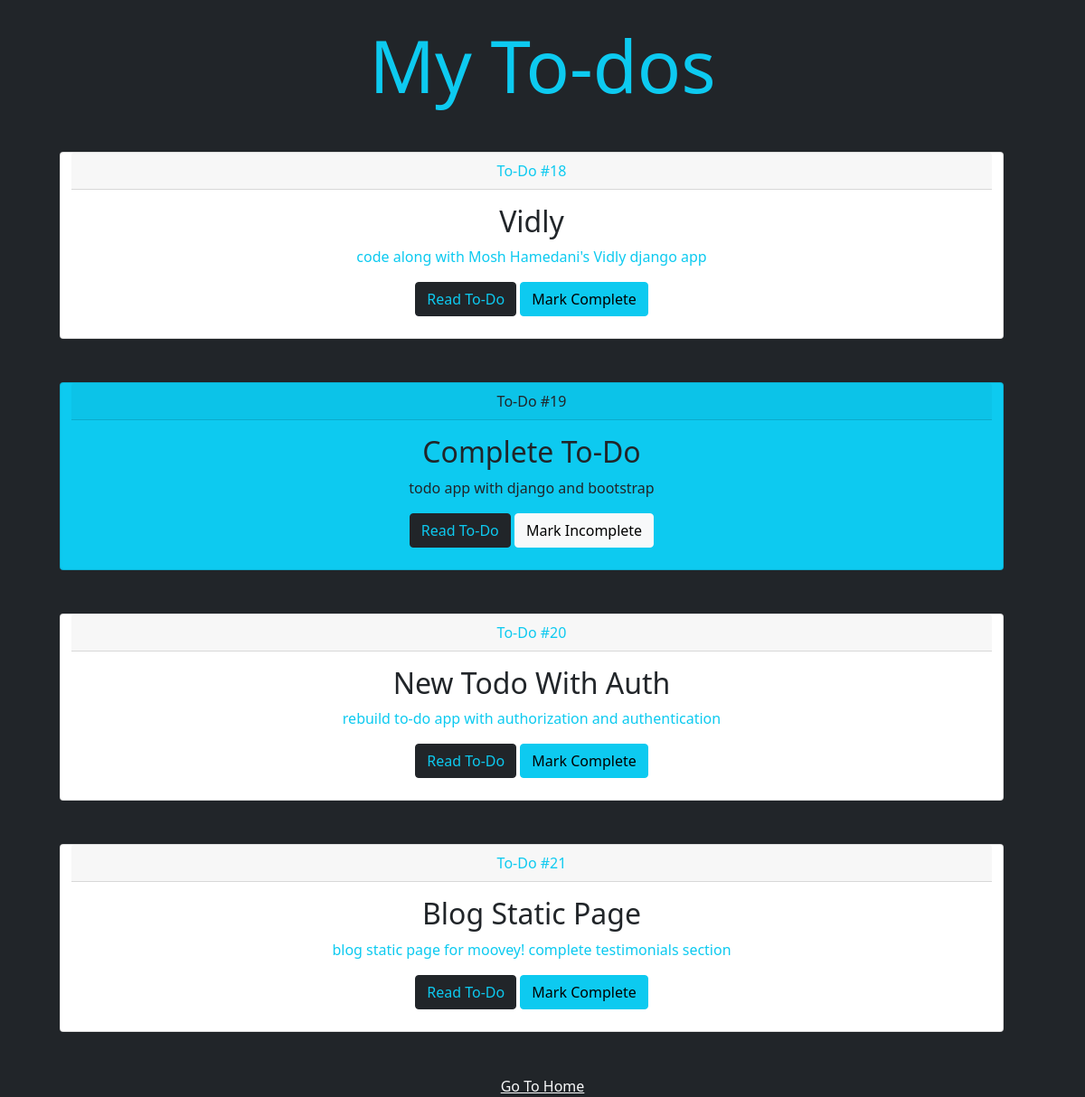
Screenshot of /todos with the database file from the repository.
### todo_core/models.py (models this page shows)
class Note(models.Model):
    title = models.CharField(max_length=200, name='title',
                             error_messages={
                                "blank": "Title cannot be empty"
                             })
    is_complete = models.BooleanField(name='complete', default=False)
    detail = models.TextField(max_length=500, name='detail', blank=True)
    priority = models.IntegerField(default=1, choices=[
            (2, 'High Priority'),
            (1, 'Medium Priority'),
            (0, 'Low Priority'),
            ])
    date_created = models.DateTimeField(auto_now=True)

### todo_core/views.py (the view)
# urls.py: path("todos", todo_list, name="todos"),
def todo_list(request):
    todos = Note.objects.all() or []
    return render(request, "todo_core/todo_list.html", context={"todos": todos})

### todo_core/templates/todo_core/todo_list.html
{% extends 'todo_core/base.html' %}
{% block main %}
<main class="container-sm">
    <h1 class="display-1 my-4 text-center">
        My To-dos
    </h1>
    {% if todos %}
    <section class="row container-sm d-flex">
        {% for todo in todos %}
            {% include 'todo_core/todo_card.html' with pk=todo.pk title=todo.title detail=todo.detail complete=todo.complete %}
        {% endfor %}
    </section>
    {% else %}
    <section class="row container-sm d-flex">
        <p class="display-6 text-center">
            You don't have any tasks left!
        </p>
    </section>
    {% endif %}
    <div class="text-center mt-4">
        <a href="/" class="text-light text-capitalize"> go to home</a>
    </div>
</main>
{% endblock main %}

### todo_core/templates/todo_core/todo_card.html
{% if complete %}
    <article class="card text-center bg-info my-4">
{% else %}
    <article class="card text-center my-4">
{% endif %}
  <div class="card-header {% if complete %} text-dark {% endif %}">
    To-Do #{{pk}}
  </div>
  <div class="card-body">
    <h2 class="card-title text-dark text-capitalize">{{title}}</h2>
    <p class="card-text {% if complete %} text-dark {% endif %}">
        {{ detail | truncatewords:20 }}
    </p>
    <div class="my-2">
        <a href="todos/{{ todo.pk }}" class="btn btn-dark text-info">Read To-Do</a>
        <a href="todos/{{ todo.pk }}/complete" class="btn {% if complete %} btn-light {% else %} btn-info {% endif %}">
            {% if complete %}
                Mark Incomplete
            {% else %}
                Mark Complete
            {% endif %}
        </a>
  </div>
  </div>
</article>

### rows the page displays
Note: id "18", title "Vidly", detail "code along with Mosh Hamedani's Vidly django app", shows "Mark Complete"
Note: id "19", title "Complete To-Do", detail "todo app with django and bootstrap", shows "Mark Incomplete"
Note: id "20", title "New Todo With Auth", detail "rebuild to-do app with authorization and authentication", shows "Mark Complete"
Note: id "21", title "Blog Static Page", detail "blog static page for moovey! complete testimonials section", shows "Mark Complete"
